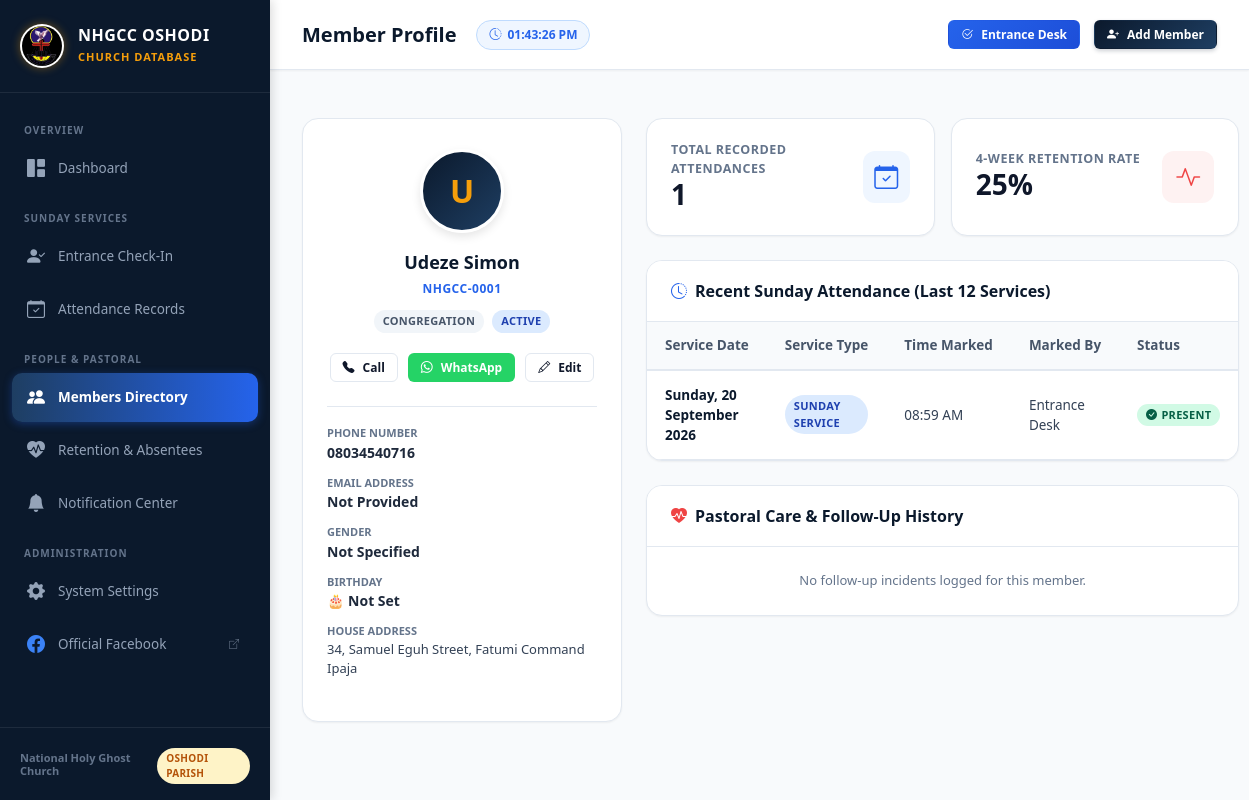
Screenshot of /members/1 with the database file from the repository.
### app/models.py (models this page shows, shortened)
class Member(db.Model):
    __tablename__ = 'members'
    id = db.Column(db.Integer, primary_key=True)
    member_code = db.Column(db.String(30), unique=True, index=True)
    full_name = db.Column(db.String(150), nullable=False, index=True)
    first_name = db.Column(db.String(80))
    last_name = db.Column(db.String(80))
    title = db.Column(db.String(30), default='Member')
    phone = db.Column(db.String(50), index=True)
    email = db.Column(db.String(120), index=True)
    address = db.Column(db.Text)
    gender = db.Column(db.String(50), default='Not Specified')
    date_of_birth = db.Column(db.Date, nullable=True)
    birth_day = db.Column(db.Integer, nullable=True, index=True)
    birth_month = db.Column(db.Integer, nullable=True, index=True)
    department = db.Column(db.String(80), default='Congregation')
    status = db.Column(db.String(30), default='Active')
    date_joined = db.Column(db.Date, default=date.today)
    notes = db.Column(db.Text, nullable=True)
    is_active = db.Column(db.Boolean, default=True)
    created_at = db.Column(db.DateTime, default=datetime.utcnow)
    updated_at = db.Column(db.DateTime, default=datetime.utcnow, onupdate=datetime.utcnow)
    attendances = db.relationship('Attendance', backref='member', cascade='all, delete-orphan', lazy='dynamic')
    follow_up_logs = db.relationship('FollowUpLog', backref='member', cascade='all, delete-orphan', lazy='dynamic')
    @property
    def display_title_name(self):
        if self.title and self.title != 'Member':
            if not self.full_name.lower().startswith(self.title.lower()):
                return f"{self.title} {self.full_name}"
        return self.full_name
    @property
    def formatted_birthday(self):
        return 'Not Set'

class Attendance(db.Model):
    __tablename__ = 'attendance'
    id = db.Column(db.Integer, primary_key=True)
    member_id = db.Column(db.Integer, db.ForeignKey('members.id', ondelete='CASCADE'), nullable=False, index=True)
    service_date = db.Column(db.Date, nullable=False, index=True)
    service_type = db.Column(db.String(60), default='Sunday Service')
    status = db.Column(db.String(20), default='Present')
    check_in_time = db.Column(db.DateTime, default=datetime.utcnow)
    marked_by = db.Column(db.String(80), default='Entrance Desk')
    notes = db.Column(db.String(255), nullable=True)
    __table_args__ = (
        db.UniqueConstraint('member_id', 'service_date', 'service_type', name='unique_member_service_checkin'),
    )

### app/routes/members.py (the view)
@members_bp.route('/<int:member_id>')
def profile(member_id):
    member = Member.query.get_or_404(member_id)
    recent_attendances = Attendance.query.filter_by(member_id=member.id).order_by(
        Attendance.service_date.desc()
    ).limit(12).all()
    total_attended = Attendance.query.filter_by(member_id=member.id, status='Present').count()
    last_4_sundays = get_recent_sundays(count=4)
    attended_in_last_4 = Attendance.query.filter(
        Attendance.member_id == member.id,
        Attendance.service_date.in_(last_4_sundays),
        Attendance.status == 'Present'
    ).count()
    retention_rate = int((attended_in_last_4 / 4) * 100) if last_4_sundays else 0
    follow_ups = FollowUpLog.query.filter_by(member_id=member.id).order_by(
        FollowUpLog.contact_date.desc()
    ).all()
    return render_template(
        'members/profile.html',
        member=member,
        recent_attendances=recent_attendances,
        total_attended=total_attended,
        retention_rate=retention_rate,
        follow_ups=follow_ups
    )

### app/templates/members/profile.html (shortened to what this page needs)
{% extends "base.html" %}
{% block header_title %}Member Profile{% endblock %}
{% block content %}
<div style="display: grid; grid-template-columns: 320px 1fr; gap: 24px;">
    <div>
        <div class="card">
            <div class="card-body" style="text-align: center; padding: 30px 24px;">
                <div style="width: 84px; height: 84px; border-radius: 50%; background: linear-gradient(135deg, #0b192c 0%, #1e3e62 100%); color: #f59e0b; font-size: 32px; font-weight: 800; display: flex; align-items: center; justify-content: center; margin: 0 auto 16px; border: 3px solid #ffffff; box-shadow: 0 4px 10px rgba(0,0,0,0.1);">
                    {{ member.full_name[:1] }}
                </div>
                <h3 style="font-size: 18px; font-weight: 800; color: #0b192c; margin-bottom: 4px;">
                    {{ member.display_title_name }}
                </h3>
                <div style="font-size: 12px; font-weight: 700; color: #2563eb; text-transform: uppercase; letter-spacing: 0.5px; margin-bottom: 12px;">
                    {{ member.member_code }}
                </div>
                <div style="display: flex; justify-content: center; gap: 8px; margin-bottom: 20px;">
                    <span class="badge badge-gray">{{ member.department or 'Congregation' }}</span>
                    {% if member.status == 'Active' %}
                        <span class="badge badge-blue">Active</span>
                    {% elif member.status == 'First-Timer' %}
                        <span class="badge badge-warning">First-Timer</span>
                    {% else %}
                        <span class="badge badge-gold">{{ member.status }}</span>
                    {% endif %}
                </div>
                <div style="display: flex; justify-content: center; gap: 10px; margin-bottom: 24px;">
                    {% if member.phone %}
                        <a href="tel:{{ member.phone }}" class="btn btn-outline btn-sm">
                            <i class="bi bi-telephone-fill"></i> Call
                        </a>
                        {% if member.phone.startswith('0') %}
                            <a href="https://wa.me/234{{ member.phone[1:] }}" target="_blank" class="btn btn-sm" style="background-color: #25D366; color: white;">
                                <i class="bi bi-whatsapp"></i> WhatsApp
                            </a>
                        {% endif %}
                    {% endif %}
                    <a href="{{ url_for('members.edit', member_id=member.id) }}" class="btn btn-outline btn-sm">
                        <i class="bi bi-pencil"></i> Edit
                    </a>
                </div>
                <div style="text-align: left; border-top: 1px solid var(--border-color); padding-top: 18px;">
                    <div style="margin-bottom: 12px;">
                        <div style="font-size: 11px; text-transform: uppercase; color: #64748b; font-weight: 700;">Phone Number</div>
                        <div style="font-weight: 600; color: #1e293b;">{{ member.phone or 'Not Provided' }}</div>
                    </div>
                    <div style="margin-bottom: 12px;">
                        <div style="font-size: 11px; text-transform: uppercase; color: #64748b; font-weight: 700;">Email Address</div>
                        <div style="font-weight: 600; color: #1e293b;">{{ member.email or 'Not Provided' }}</div>
                    </div>
                    <div style="margin-bottom: 12px;">
                        <div style="font-size: 11px; text-transform: uppercase; color: #64748b; font-weight: 700;">Gender</div>
                        <div style="font-weight: 600; color: #1e293b;">{{ member.gender or 'Not Specified' }}</div>
                    </div>
                    <div style="margin-bottom: 12px;">
                        <div style="font-size: 11px; text-transform: uppercase; color: #64748b; font-weight: 700;">Birthday</div>
                        <div style="font-weight: 600; color: #1e293b;">🎂 {{ member.formatted_birthday }}</div>
                    </div>
                    <div style="margin-bottom: 12px;">
                        <div style="font-size: 11px; text-transform: uppercase; color: #64748b; font-weight: 700;">House Address</div>
                        <div style="color: #334155; font-size: 13px;">{{ member.address or 'Address pending' }}</div>
                    </div>
                </div>
            </div>
        </div>
    </div>
    <div>
        <div style="display: grid; grid-template-columns: 1fr 1fr; gap: 16px; margin-bottom: 24px;">
            <div class="metric-card" style="margin-bottom: 0;">
                <div class="metric-info">
                    <p>Total Recorded Attendances</p>
                    <h3>{{ total_attended }}</h3>
                </div>
                <div class="metric-icon icon-blue">
                    <i class="bi bi-calendar-check"></i>
                </div>
            </div>
            <div class="metric-card" style="margin-bottom: 0;">
                <div class="metric-info">
                    <p>4-Week Retention Rate</p>
                    <h3>{{ retention_rate }}%</h3>
                </div>
                <div class="metric-icon {% if retention_rate >= 75 %}icon-green{% elif retention_rate >= 50 %}icon-gold{% else %}icon-red{% endif %}">
                    <i class="bi bi-activity"></i>
                </div>
            </div>
        </div>
        <div class="card">
            <div class="card-header">
                <div class="card-title">
                    <i class="bi bi-clock-history" style="color: #2563eb;"></i>
                    Recent Sunday Attendance (Last 12 Services)
                </div>
            </div>
            <div class="card-body" style="padding: 0;">
                {% if recent_attendances %}
                <div class="table-responsive">
                    <table class="custom-table">
                        <thead>
                            <tr>
                                <th>Service Date</th>
                                <th>Service Type</th>
                                <th>Time Marked</th>
                                <th>Marked By</th>
                                <th class="text-right">Status</th>
                            </tr>
                        </thead>
                        <tbody>
                            {% for a in recent_attendances %}
                            <tr>
                                <td style="font-weight: 700; color: #0b192c;">
                                    {{ a.service_date.strftime('%A, %d %B %Y') }}
                                </td>
                                <td><span class="badge badge-blue">{{ a.service_type }}</span></td>
                                <td>{{ a.check_in_time.strftime('%I:%M %p') if a.check_in_time else 'Present' }}</td>
                                <td>{{ a.marked_by or 'Entrance' }}</td>
                                <td style="text-align: right;">
                                    <span class="badge badge-success"><i class="bi bi-check-circle-fill"></i> Present</span>
                                </td>
                            </tr>
                            {% endfor %}
                        </tbody>
                    </table>
                </div>
                {% else %}
                <div style="text-align: center; padding: 36px 20px; color: #64748b;">
                    <i class="bi bi-calendar-x" style="font-size: 32px; color: #cbd5e1; display: block; margin-bottom: 6px;"></i>
                    No attendance records logged for this member yet.
                </div>
                {% endif %}
            </div>
        </div>
        <div class="card">
            <div class="card-header">
                <div class="card-title">
                    <i class="bi bi-heart-pulse-fill" style="color: #ef4444;"></i>
                    Pastoral Care & Follow-Up History
                </div>
            </div>
            <div class="card-body" style="padding: 0;">
                {% if follow_ups %}
                <div class="table-responsive">
                    <table class="custom-table">
                        <thead>
                            <tr>
                                <th>Date Contacted</th>
                                <th>Method</th>
                                <th>Outcome</th>
                                <th>Notes</th>
                                <th>Logged By</th>
                            </tr>
                        </thead>
                        <tbody>
                            {% for f in follow_ups %}
                            <tr>
                                <td style="font-weight: 600;">{{ f.contact_date.strftime('%d %b %Y %H:%M') }}</td>
                                <td><span class="badge badge-gray">{{ f.contact_type }}</span></td>
                                <td><span class="badge badge-blue">{{ f.outcome }}</span></td>
                                <td style="font-size: 13px;">{{ f.notes or '—' }}</td>
                                <td style="font-size: 12px; color: #64748b;">{{ f.contacted_by }}</td>
                            </tr>
                            {% endfor %}
                        </tbody>
                    </table>
                </div>
                {% else %}
                <div style="text-align: center; padding: 24px 20px; color: #64748b; font-size: 13px;">
                    No follow-up incidents logged for this member.
                </div>
                {% endif %}
            </div>
        </div>
    </div>
</div>
{% endblock %}

### rows the page displays
Member: full_name "U", display_title_name "Udeze Simon", member_code "NHGCC-0001", department "CONGREGATION", phone "08034540716", email "Not Provided", gender "Not Specified", formatted_birthday "Not Set", address "34, Samuel Eguh Street, Fatumi Command Ipaja"
Attendance: service_date "Sunday, 20 September 2026", service_type "SUNDAY SERVICE", check_in_time "08:59 AM", marked_by "Entrance Desk"

### other values shown
{{ total_attended }} "1"
{{ retention_rate }} "25"
